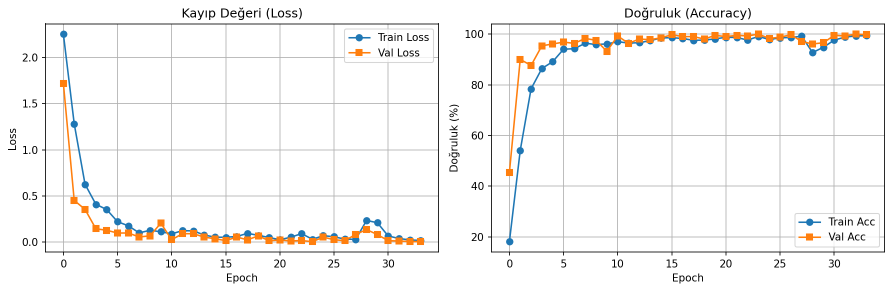
#> input picture checkpoints/training_history.png, 1784 x 582 px (shown at 1/2 size); its folder holds only this picture in this run
$ python -i make_mockups.py   (imports and definitions only)
#> lines starting #> are read from the running program, lines starting #| are printed output that depends on the picture; after the words box and inside, x2 and y2 are one past the last pixel; in counts of white or black regions, pixels touching at a corner belong together
"""Ekran goruntulerine telefon/laptop cercevesi ekle - Canva icin hazir PNG'ler."""
import sys, io
sys.stdout = io.TextIOWrapper(sys.stdout.buffer, encoding="utf-8", errors="replace")

from PIL import Image, ImageDraw, ImageFilter
from pathlib import Path

IMG = Path(r"C:/Users/leven/Downloads/poster-images")
OUT = Path(r"C:/Users/leven/Downloads/poster-images/framed")
# [1 line not run here, left out]

def round_corners(img, radius):
    """Resmi yuvarlak koselerle maskele."""
    mask = Image.new("L", img.size, 0)
    draw = ImageDraw.Draw(mask)
    draw.rounded_rectangle((0, 0, img.size[0], img.size[1]), radius=radius, fill=255)
    img = img.convert("RGBA")
    img.putalpha(mask)
    return img

def make_phone_mockup(screenshot_path, out_path):
    """Telefon cercevesi: koyu bezel + yuvarlak koseler + notch + golge."""
#> called with screenshot_path = '../checkpoints/training_history.png', out_path = 'out.png'
    ss = Image.open(screenshot_path).convert("RGBA")
#> ss is the input picture: PIL image 1784x582 RGBA; mean R, G, B, A 246.9, 245.7, 244.4, 255
    sw, sh = ss.size
#> sw = 1784; sh = 582
    # Bezel kalinligi (piksel)
    bezel = max(int(sw * 0.04), 30)
#> bezel = 71
    bezel_top = bezel + 10  # ust biraz daha kalin (notch icin)
#> bezel_top = 81
    bezel_bot = bezel + 10
#> bezel_bot = 81

    # Toplam telefon boyutu
    pw = sw + 2 * bezel
#> pw = 1926
    ph = sh + bezel_top + bezel_bot
#> ph = 744

    # Outer canvas - shadow icin biraz buyuk
    shadow_pad = 60
    cw = pw + 2 * shadow_pad
#> cw = 2046
    ch = ph + 2 * shadow_pad
#> ch = 864

    canvas = Image.new("RGBA", (cw, ch), (0, 0, 0, 0))
#> canvas: PIL image 2046x864 RGBA; every value is 0

    # Golge (saydam siyah, blur)
    shadow_layer = Image.new("RGBA", (cw, ch), (0, 0, 0, 0))
    sd = ImageDraw.Draw(shadow_layer)
    sd.rounded_rectangle(
        (shadow_pad + 20, shadow_pad + 30, shadow_pad + pw + 10, shadow_pad + ph + 30),
        radius=80, fill=(0, 0, 0, 100)
    )
    shadow_layer = shadow_layer.filter(ImageFilter.GaussianBlur(radius=20))
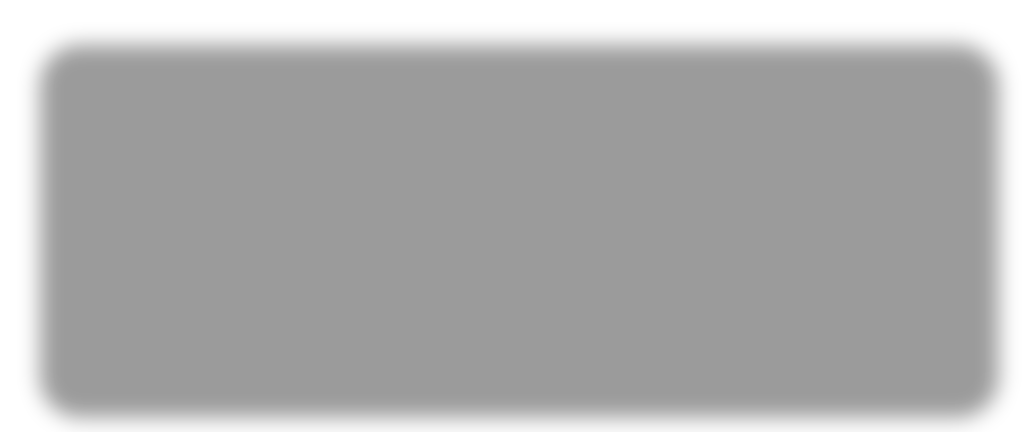
#> shadow_layer: PIL image 2046x864 RGBA (shown at 1/2 size); mean R, G, B, A 0, 0, 0, 80.4; transparent parts drawn white
    canvas = Image.alpha_composite(canvas, shadow_layer)

    # Telefon govdesi (koyu bezel)
    body = Image.new("RGBA", (pw, ph), (0, 0, 0, 0))
#> body: PIL image 1926x744 RGBA; every value is 0
    bd = ImageDraw.Draw(body)
    bd.rounded_rectangle((0, 0, pw, ph), radius=80, fill=(20, 20, 30, 255))
    # Iç ekran alani (cikartilacak)
    inner_radius = 50

    # Notch (ust ortada kucuk siyah cizgi)
    notch_w = int(pw * 0.32)
#> notch_w = 616
    notch_h = 22
    nx = (pw - notch_w) // 2
#> nx = 655
    ny = 15
    bd.rounded_rectangle((nx, ny, nx + notch_w, ny + notch_h),
                         radius=12, fill=(8, 8, 12, 255))

    canvas.paste(body, (shadow_pad, shadow_pad), body)
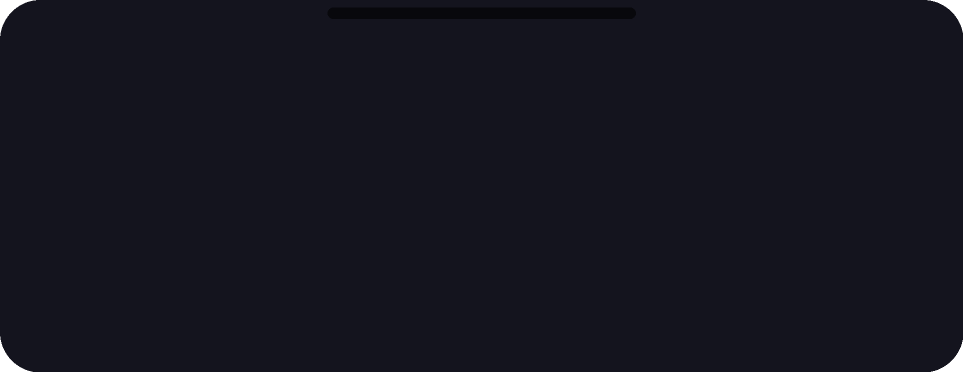
#> body: PIL image 1926x744 RGBA (shown at 1/2 size); mean R, G, B, A 19.8, 19.8, 29.7, 254.1; transparent parts drawn white
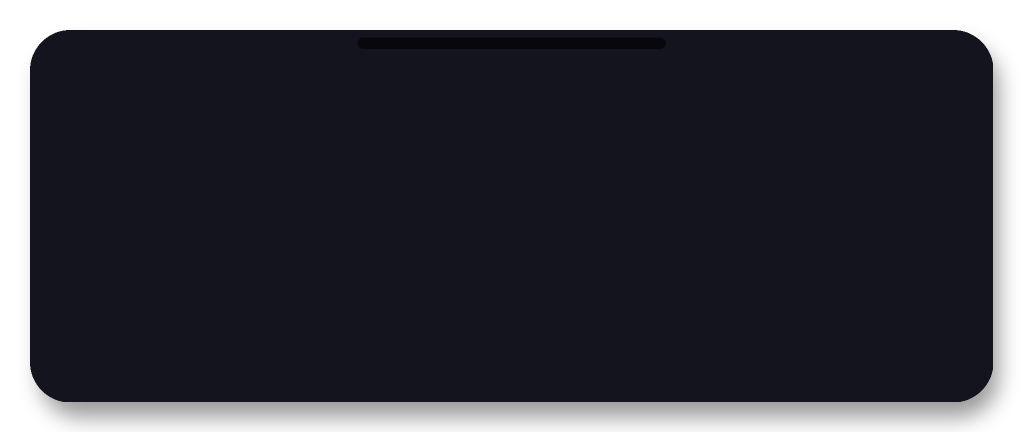
#> canvas: PIL image 2046x864 RGBA (shown at 1/2 size); mean R, G, B, A 16.1, 16.1, 24.1, 209.9; transparent parts drawn white

    # Ekran goruntusunu yuvarlak koselerle ekle
    ss_rounded = round_corners(ss, inner_radius)
#> in round_corners, `mask = Image.new("L", img.size, 0)`: mask: PIL image 1784x582 L; every value is 0
#> in round_corners, `img.putalpha(mask)`:
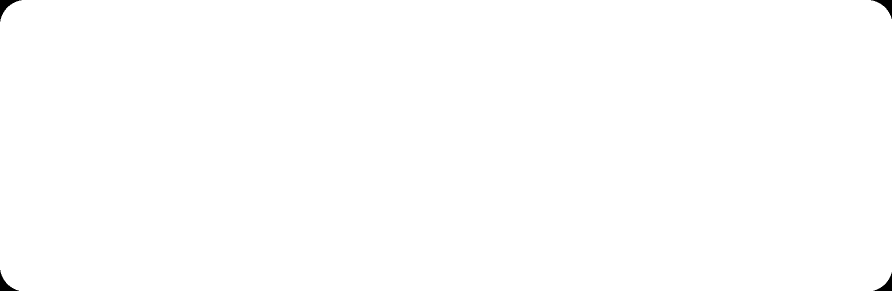
#> mask: PIL image 1784x582 L (shown at 1/2 size); 99.8% white; 4 black regions, box (x1, y1, x2, y2) and area: (0, 0, 43, 43) 549, (1742, 0, 1784, 38) 506, (0, 540, 38, 582) 506, (1747, 545, 1784, 582) 464
    canvas.paste(ss_rounded,
                 (shadow_pad + bezel, shadow_pad + bezel_top),
                 ss_rounded)
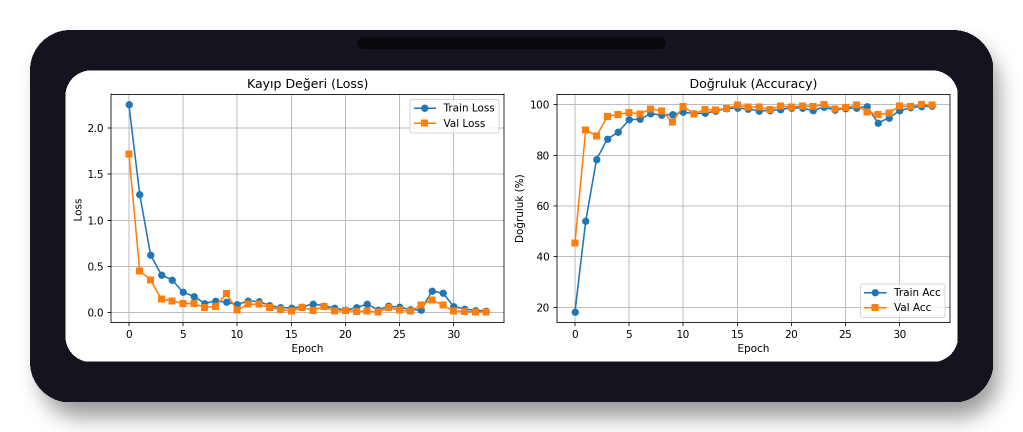
#> canvas: PIL image 2046x864 RGBA (shown at 1/2 size); mean R, G, B, A 149.1, 148.3, 149.7, 209.9; transparent parts drawn white

    canvas.save(out_path, "PNG")
#> (the run stopped early here; a loop or call above may not have finished)
